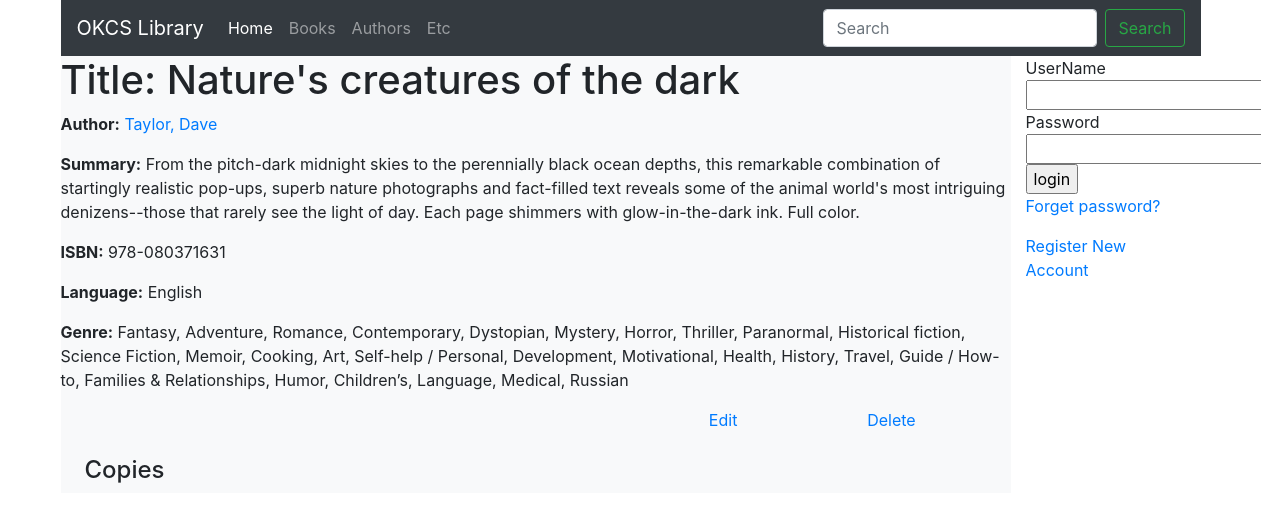
/catalog/book/1, run on the app's committed database.
### catalog/models.py (models this page shows, shortened)
class Book(models.Model):
    title = models.CharField(max_length=200)
    author = models.ForeignKey('Author', on_delete=models.SET_NULL, null=True)
    summary = models.TextField(max_length=1000, help_text='Enter a brief description of the book')
    isbn = models.CharField('ISBN', max_length=13, help_text='13 Character <a href="https://www.isbn-international.org/content/what-isbn">ISBN number</a>')
    genre = models.ManyToManyField(Genre, help_text='Select a genre for this book')
    language = models.ForeignKey('Language', on_delete=models.SET_NULL, null=True)
    def display_genre(self):
        """Create a string for the Genre. This is required to display genre in Admin."""
        return ', '.join(genre.name for genre in self.genre.all()[:3])
    display_genre.short_description = 'Genre'

class Author(models.Model):
    first_name = models.CharField(max_length=100)
    last_name = models.CharField(max_length=100)
    date_of_birth = models.DateField(null=True, blank=True)
    date_of_death = models.DateField('Died', null=True, blank=True)
    class Meta:
        ordering = ['last_name', 'first_name']
    def __str__(self):
        return f'{self.last_name}, {self.first_name}'

class Language(models.Model):
    name = models.CharField(max_length=200,
                            help_text="Enter the book's natural language (e.g. English, French, Japanese etc.)")
    def __str__(self):
        return self.name

class Genre(models.Model):
    name = models.CharField(max_length=200, help_text='Enter a book genre (e.g. Science Fiction)')
    def __str__(self):
        return self.name

### catalog/views.py (the view)
# urls.py: path('book/<int:pk>', views.BookDetailView.as_view(), name='book-detail'),
class BookDetailView(generic.DetailView):
    model = Book

### catalog/templates/catalog/book_detail.html (shortened to what this page needs)
{% extends "base_generic.html" %}
{% block content %}
  <h1>Title: {{ book.title }}</h1>
  <p><strong>Author:</strong> <a href="">{{ book.author }}</a></p>
  <p><strong>Summary:</strong> {{ book.summary }}</p>
  <p><strong>ISBN:</strong> {{ book.isbn }}</p>
  <p><strong>Language:</strong> {{ book.language }}</p>
  <p><strong>Genre:</strong> {% for genre in book.genre.all %} {{ genre }}{% if not forloop.last %}, {% endif %}{% endfor %}</p>
  <div class="container">
    <div class="row d-flex justify-content-end">
        <div class="col-2"> <a href="{% url 'book_update' book.id %}">Edit</a></div>
        <div class="col-2"> <a href="{% url 'book_delete' book.id %}">Delete</a></div>
    </div>
  </div>
  <div class="ml-4 mt-4">
    <h4>Copies</h4>
  </div>
{% endblock %}

### data on the page
Book: title "Nature's creatures of the dark", author "Taylor, Dave", summary "From the pitch-dark midnight skies to the perennially black ocean depths, this remarkable combination of startingly realistic pop-ups, superb nature photographs and fact-filled text reveals some of the animal world's most intriguing denizens--those that rarely see the light of day. Each page shimmers with glow-in-the-dark ink. Full color.", isbn "978-080371631", language "English"
Genre: name "Fantasy"
Genre: name "Adventure"
Genre: name "Romance"
Genre: name "Contemporary"
Genre: name "Dystopian"
Genre: name "Mystery"
Genre: name "Horror"
Genre: name "Thriller"
Genre: name "Paranormal"
Genre: name "Historical fiction"
Genre: name "Science Fiction"
Genre: name "Memoir"
Genre: name "Cooking"
Genre: name "Art"
Genre: name "Self-help / Personal"
Genre: name "Development"
Genre: name "Motivational"
Genre: name "Health"
Genre: name "History"
Genre: name "Travel"
Genre: name "Guide / How-to"
Genre: name "Families & Relationships"
Genre: name "Humor"
Genre: name "Children’s"
Genre: name "Language"
Genre: name "Medical"
Genre: name "Russian"
